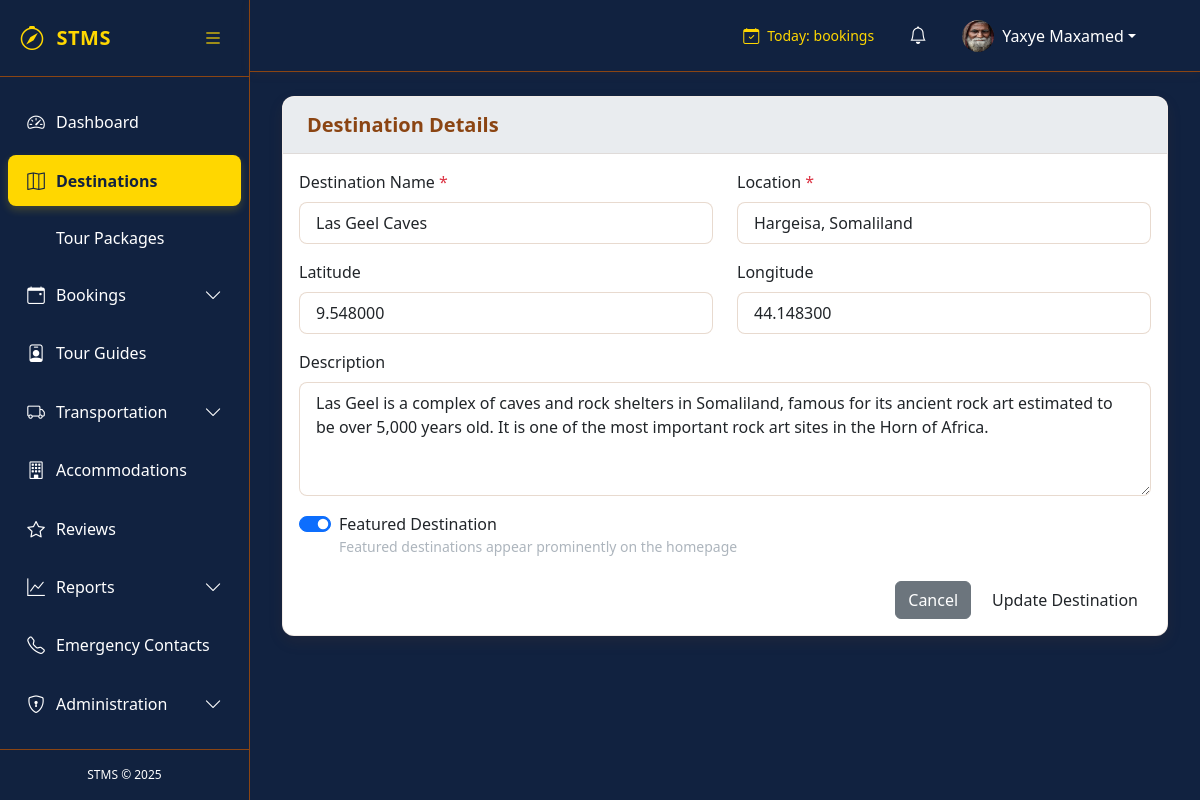
The page /destinations/2/update/ (signed in) on the database its author committed.
### accounts/models.py (models this page shows, shortened)
class CustomUser(AbstractUser):
    USER_TYPE_CHOICES = (
        ('TOURIST', 'Tourist'),
        ('GUIDE', 'Tour Guide'),
        ('ADMIN', 'System Admin'),
    )
    STATUS_CHOICES = (
        ('PENDING', 'Waiting to approve'),
        ('APPROVED', 'Accepted'),
        ('REJECTED', 'Rejected'),
    )
    user_type = models.CharField(max_length=10, choices=USER_TYPE_CHOICES, default='TOURIST')
    status = models.CharField(max_length=10, choices=STATUS_CHOICES, default='PENDING')
    phone_number = models.CharField(max_length=20, blank=True, null=True)
    profile_picture = models.ImageField(upload_to='profile_pics/', blank=True, null=True)
    date_of_birth = models.DateField(blank=True, null=True)
    nationality = models.CharField(max_length=100, blank=True, null=True)
    preferred_language = models.CharField(max_length=10, blank=True, null=True)
    last_password_change = models.DateTimeField(null=True, blank=True)
    last_logout = models.DateTimeField(null=True, blank=True)
    objects = CustomUserManager()

### tms/models.py (models this page shows, shortened)
class Destination(models.Model):
    name = models.CharField(_("Name"), max_length=100)
    description = models.TextField(_("Description"))
    location = models.CharField(_("Location"), max_length=100)
    latitude = models.DecimalField(
        _("Latitude"),
        max_digits=9,
        decimal_places=6,
        null=True,
        blank=True
    )
    longitude = models.DecimalField(
        _("Longitude"),
        max_digits=9,
        decimal_places=6,
        null=True,
        blank=True
    )
    is_featured = models.BooleanField(_("Featured"), default=False)
    created_by = models.ForeignKey(
        User,
        on_delete=models.SET_NULL,
        null=True,
        related_name='created_destinations'
    )
    created_at = models.DateTimeField(auto_now_add=True)
    updated_at = models.DateTimeField(auto_now=True)
    class Meta:
        verbose_name = _("Destination")
        verbose_name_plural = _("Destinations")
        ordering = ['-is_featured', 'name']

### tms/views.py (the view, shortened to what this page needs)
# urls.py: path('destinations/<int:pk>/update/', views.DestinationUpdateView.as_view(), name='destination-update'),
@method_decorator(login_required, name='dispatch')
class DestinationUpdateView(StaffRequiredMixin, OwnerRequiredMixin, UpdateView):
    model = Destination
    form_class = DestinationForm
    template_name = 'tms/destinations/form.html'
    success_url = reverse_lazy('tms:destination-list')
    def get_form_kwargs(self):
        kwargs = super().get_form_kwargs()
        kwargs['user'] = self.request.user
        return kwargs

### tms/templates/tms/destinations/form.html (shortened to what this page needs)
{% extends "base.html" %}
{% load static %}
{% block content %}
<div class="card">
    <div class="card-header">
        <h5 class="mb-0">Destination Details</h5>
    </div>
    <div class="card-body">
        <form method="post" enctype="multipart/form-data">
            <div class="row mb-3">
                <div class="col-md-6">
                    <div class="form-group">
                        <label for="{{ form.name.id_for_label }}" class="form-label">
                            Destination Name <span class="text-danger">*</span>
                        </label>
                        {{ form.name }}
                    </div>
                </div>
                <div class="col-md-6">
                    <div class="form-group">
                        <label for="{{ form.location.id_for_label }}" class="form-label">
                            Location <span class="text-danger">*</span>
                        </label>
                        {{ form.location }}
                    </div>
                </div>
            </div>
            <div class="row mb-3">
                <div class="col-md-6">
                    <div class="form-group">
                        <label for="{{ form.latitude.id_for_label }}" class="form-label">
                            Latitude
                        </label>
                        {{ form.latitude }}
                    </div>
                </div>
                <div class="col-md-6">
                    <div class="form-group">
                        <label for="{{ form.longitude.id_for_label }}" class="form-label">
                            Longitude
                        </label>
                        {{ form.longitude }}
                    </div>
                </div>
            </div>
            <div class="form-group mb-3">
                <label for="{{ form.description.id_for_label }}" class="form-label">
                    Description
                </label>
                {{ form.description }}
            </div>
            <div class="form-check form-switch mb-4">
                {{ form.is_featured }}
                <label class="form-check-label" for="{{ form.is_featured.id_for_label }}">
                    Featured Destination
                </label>
                <small class="text-muted d-block">
                    Featured destinations appear prominently on the homepage
                </small>
            </div>
            <div class="d-flex justify-content-end">
                <a href="{% if form.instance.pk %}{% url 'tms:destination-detail' pk=form.instance.pk %}{% else %}{% url 'tms:destination-list' %}{% endif %}"
                   class="btn btn-secondary me-2">
                    Cancel
                </a>
                <button type="submit" class="btn btn-accent">
                    {% if form.instance.pk %}Update{% else %}Create{% endif %} Destination
                </button>
            </div>
        </form>
    </div>
</div>
{% endblock %}

### tms/templates/base.html (shortened to what this page needs)
<!DOCTYPE html>
<html lang="en">
<head>
    <link rel="stylesheet" href="https://cdnjs.cloudflare.com/ajax/libs/font-awesome/6.0.0/css/all.min.css">
    <link rel="stylesheet" href="https://cdn.jsdelivr.net/npm/bootstrap-icons@1.8.0/font/bootstrap-icons.css">
    <link href="https://cdn.jsdelivr.net/npm/bootstrap@5.3.0/dist/css/bootstrap.min.css" rel="stylesheet">
    <link rel="stylesheet" href="https://cdnjs.cloudflare.com/ajax/libs/font-awesome/6.0.0/css/all.min.css">
    <link rel="stylesheet" href="https://cdn.jsdelivr.net/npm/bootstrap-icons@1.10.0/font/bootstrap-icons.css">
</head>
<body>
    <div class="d-flex">
        <div class="sidebar" id="sidebar">
            <div class="sidebar-header">
                <a href="{% url 'tms:dashboard' %}" class="sidebar-brand">
                    <i class="bi bi-compass sidebar-brand-icon"></i>
                    <span id="sidebar-title">STMS</span>
                </a>
                <button class="toggle-btn" id="toggle-sidebar">
                    <i class="bi bi-list"></i>
                </button>
            </div>
            <div class="px-2 py-3" style="height: calc(100% - 120px); overflow-y: auto;">
                <ul class="nav flex-column">
                    <li class="nav-item">
                        <a class="nav-link {% if request.resolver_match.url_name == 'dashboard' %}active{% endif %}"
                            href="{% url 'tms:dashboard' %}">
                            <i class="bi bi-speedometer2"></i>
                            <span class="nav-link-text ms-2">Dashboard</span>
                        </a>
                    </li>
                    <li class="nav-item">
                        <a class="nav-link {% if 'destination' in request.resolver_match.url_name %}active{% endif %}"
                            href="{% url 'tms:destination-list' %}">
                            <i class="bi bi-map"></i>
                            <span class="nav-link-text ms-2">Destinations</span>
                        </a>
                    </li>
                    <li class="nav-item">
                        <a class="nav-link {% if 'package' in request.resolver_match.url_name %}active{% endif %}"
                            href="{% url 'tms:package-list' %}">
                            <span class="nav-link-text ms-2">Tour Packages</span>
                        </a>
                    </li>
                    <li class="nav-item">
                        <a class="nav-link {% if 'booking' in request.resolver_match.url_name %}active{% endif %}"
                            data-bs-toggle="collapse" href="#bookingsCollapse">
                            <i class="bi bi-calendar-event"></i>
                            <span class="nav-link-text ms-2">Bookings</span>
                            <i class="bi bi-chevron-down collapse-icon ms-auto"></i>
                        </a>
                    </li>
                    <li class="nav-item">
                        <a class="nav-link {% if 'guide' in request.resolver_match.url_name %}active{% endif %}"
                            href="{% url 'tms:guide-list' %}">
                            <i class="bi bi-person-badge"></i>
                            <span class="nav-link-text ms-2">Tour Guides</span>
                        </a>
                    </li>
                    <li class="nav-item">
                        <a class="nav-link {% if 'vehicle' in request.resolver_match.url_name %}active{% endif %}"
                            data-bs-toggle="collapse" href="#transportCollapse">
                            <i class="bi bi-truck"></i>
                            <span class="nav-link-text ms-2">Transportation</span>
                            <i class="bi bi-chevron-down collapse-icon ms-auto"></i>
                        </a>
                    </li>
                    <li class="nav-item">
                        <a class="nav-link {% if 'accommodation' in request.resolver_match.url_name %}active{% endif %}"
                            href="{% url 'tms:accommodation-list' %}">
                            <i class="bi bi-building"></i>
                            <span class="nav-link-text ms-2">Accommodations</span>
                        </a>
                    </li>
                    <li class="nav-item">
                        <a class="nav-link {% if 'review' in request.resolver_match.url_name %}active{% endif %}"
                            href="{% url 'tms:review-list' %}">
                            <i class="bi bi-star"></i>
                            <span class="nav-link-text ms-2">Reviews</span>
                        </a>
                    </li>
                    <li class="nav-item">
                        <a class="nav-link {% if 'report' in request.resolver_match.url_name %}active{% endif %}"
                            data-bs-toggle="collapse" href="#reportsCollapse">
                            <i class="bi bi-graph-up"></i>
                            <span class="nav-link-text ms-2">Reports</span>
                            <i class="bi bi-chevron-down collapse-icon ms-auto"></i>
                        </a>
                                </li>
                            </ul>
                        </div>
                    <li class="nav-item">
                        <a class="nav-link {% if 'emergency' in request.resolver_match.url_name %}active{% endif %}"
                            href="{% url 'tms:emergency-list' %}">
                            <i class="bi bi-telephone"></i>
                            <span class="nav-link-text ms-2">Emergency Contacts</span>
                        </a>
                    </li>
                    {% if request.user.is_staff or request.user.user_type == 'MINISTRY' %}
                    <li class="nav-item">
                        <a class="nav-link {% if 'admin' in request.resolver_match.url_name %}active{% endif %}"
                            data-bs-toggle="collapse" href="#adminCollapse">
                            <i class="bi bi-shield-lock"></i>
                            <span class="nav-link-text ms-2">Administration</span>
                            <i class="bi bi-chevron-down collapse-icon ms-auto"></i>
                        </a>
                    </li>
                    {% endif %}
            </div>
            <div class="sidebar-footer">
                STMS &copy; {% now "Y" %}
            </div>
        </div>
        <div class="main-content flex-grow-1" id="main-content">
            <nav class="navbar navbar-expand-lg navbar-light border-bottom">
                <div class="container-fluid">
                    <div class="collapse navbar-collapse" id="navbarSupportedContent">
                        <ul class="navbar-nav ms-auto align-items-center">
                            <li class="nav-item me-4">
                                <div class="d-flex align-items-center" style="color: var(--accent-color);">
                                    <i class="bi bi-calendar-check me-2"></i>
                                    <small>Today: <strong>{{ today_bookings }}</strong> bookings</small>
                                </div>
                            </li>
                            <li class="nav-item dropdown me-3">
                                <a class="nav-link position-relative" href="#" id="notificationsDropdown" role="button"
                                    data-bs-toggle="dropdown">
                                    <i class="bi bi-bell"></i>
                                </a>
                            </li>
                            <li class="nav-item dropdown">
                                <a class="nav-link dropdown-toggle d-flex align-items-center" href="#" id="userDropdown"
                                    role="button" data-bs-toggle="dropdown">
                                    {% if request.user.profile_picture %}
                                    <img src="{{ request.user.profile_picture.url }}" class="rounded-circle me-2"
                                        width="32" height="32" alt="Profile">
                                    {% else %}
                                    <div class="avatar-placeholder rounded-circle bg-accent text-dark d-flex align-items-center justify-content-center me-2"
                                        style="width: 32px; height: 32px;">
                                        {{ request.user.first_name|first|upper }}{{ request.user.last_name|first|upper }}
                                    </div>
                                    {% endif %}
                                    <span class="d-none d-md-inline">{{ request.user.get_full_name }}</span>
                                </a>
                                    </li>
                                </ul>
                    </div>
                </div>
            </nav>
            <div class="container-fluid py-4">
                {% block content %}{% endblock %}
            </div>
        </div>
</body>
</html>

### rows shown on the page
CustomUser: user.profile_picture (picture), user.get_full_name "Yaxye Maxamed"
Destination: name "Las Geel Caves", location "Hargeisa, Somaliland", latitude "9.548000", longitude "44.148300", description "Las Geel is a complex of caves and rock shelters in Somaliland, famous for its ancient rock art estimated to be over 5,000 years old. It is one of the most important rock art sites in the Horn of Africa.", is_featured "☑"
